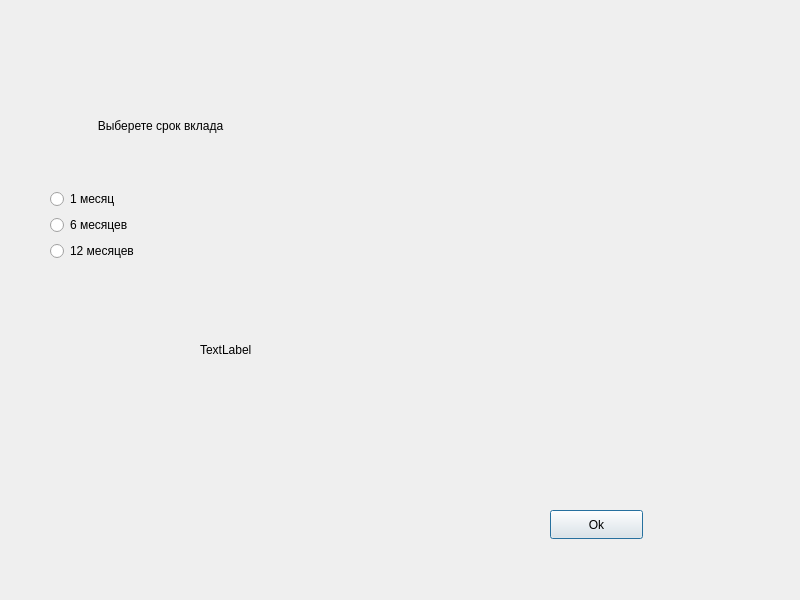
<?xml version="1.0" encoding="UTF-8"?>
<ui version="4.0">
 <class>Dialog</class>
 <widget class="QDialog" name="Dialog">
  <property name="geometry">
   <rect>
    <x>0</x>
    <y>0</y>
    <width>800</width>
    <height>600</height>
   </rect>
  </property>
  <property name="windowTitle">
   <string>Dialog</string>
  </property>
  <widget class="QLabel" name="labelInfo">
   <property name="geometry">
    <rect>
     <x>200</x>
     <y>340</y>
     <width>63</width>
     <height>20</height>
    </rect>
   </property>
   <property name="text">
    <string>TextLabel</string>
   </property>
  </widget>
  <widget class="QPushButton" name="btnOk">
   <property name="geometry">
    <rect>
     <x>550</x>
     <y>510</y>
     <width>93</width>
     <height>29</height>
    </rect>
   </property>
   <property name="text">
    <string>Ok</string>
   </property>
  </widget>
  <widget class="QWidget" name="">
   <property name="geometry">
    <rect>
     <x>50</x>
     <y>70</y>
     <width>221</width>
     <height>191</height>
    </rect>
   </property>
   <layout class="QVBoxLayout" name="verticalLayout">
    <item>
     <widget class="QLabel" name="lblCreditTimeInfo">
      <property name="text">
       <string>&lt;html&gt;&lt;head/&gt;&lt;body&gt;&lt;p align=&quot;center&quot;&gt;Выберете срок вклада&lt;/p&gt;&lt;/body&gt;&lt;/html&gt;</string>
      </property>
     </widget>
    </item>
    <item>
     <widget class="QRadioButton" name="rbOnemonth">
      <property name="text">
       <string>1 месяц</string>
      </property>
     </widget>
    </item>
    <item>
     <widget class="QRadioButton" name="rb6month">
      <property name="text">
       <string>6 месяцев</string>
      </property>
     </widget>
    </item>
    <item>
     <widget class="QRadioButton" name="radioButton_3">
      <property name="text">
       <string>12 месяцев</string>
      </property>
     </widget>
    </item>
   </layout>
  </widget>
 </widget>
 <resources/>
 <connections/>
</ui>
